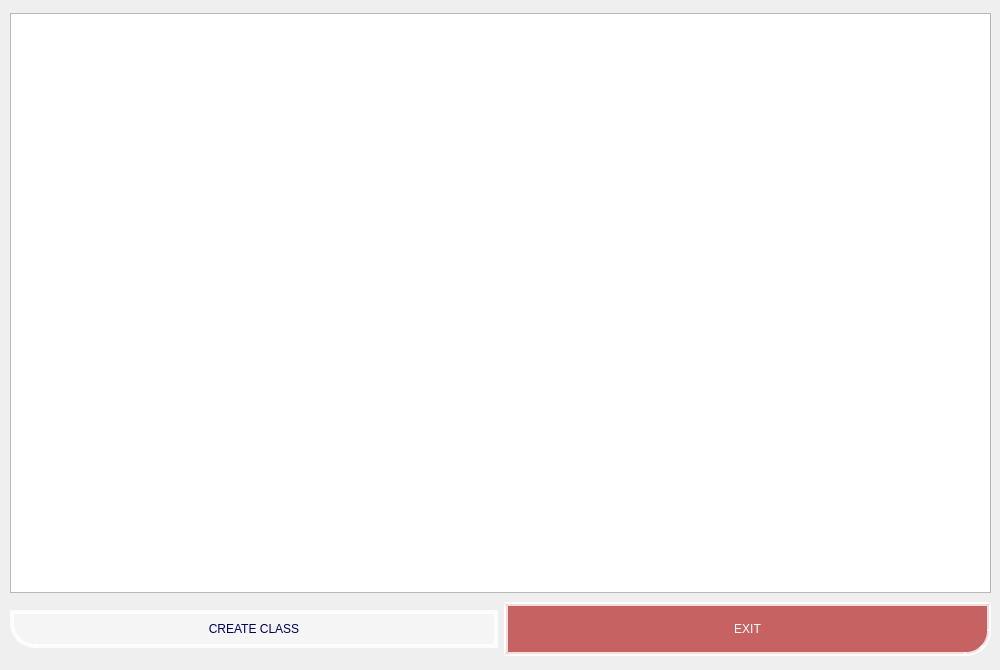
    <widget class="QWidget" name="tab_ManageClasses">
     <attribute name="title">
      <string>MANAGE CLASSES</string>
     </attribute>
     <widget class="QWidget" name="verticalLayoutWidget_2">
      <property name="geometry">
       <rect>
        <x>10</x>
        <y>10</y>
        <width>981</width>
        <height>651</height>
       </rect>
      </property>
      <layout class="QVBoxLayout" name="verticalLayout_2">
       <item>
        <widget class="QTableWidget" name="tableWidget_Classes">
         <property name="minimumSize">
          <size>
           <width>0</width>
           <height>560</height>
          </size>
         </property>
         <property name="maximumSize">
          <size>
           <width>16777215</width>
           <height>580</height>
          </size>
         </property>
         <property name="styleSheet">
          <string notr="true">    QHeaderView::section {
        background-color: rgb(0, 0, 90);  /* 🔥 Màu xanh đậm */
        color: white;  /* 🔥 Chữ màu trắng để dễ đọc */
        font-weight: bold;
        padding: 4px;
    }</string>
         </property>
        </widget>
       </item>
       <item>
        <layout class="QHBoxLayout" name="horizontalLayout_2">
         <item>
          <widget class="QPushButton" name="pushButton_CreateClass">
           <property name="styleSheet">
            <string notr="true">QPushButton {
    font: 5000 14pt &quot;Arial&quot;; /* Font Arial Black, size 12 */
    background-color: rgba(255,255,255,100); /* Màu nền đỏ đậm */
    color: rgb(0,0,90); /* Màu chữ trắng */
    border-top-left-radius: 0px;
    border-bottom-left-radius: 25px;
    border-top-right-radius: 0px;
    border-bottom-right-radius: 0px;
	padding: 8px; /* Khoảng cách giữa chữ và viền */
    border: 4px solid rgba(255, 255,255, 200); /* Viền đỏ đậm */
    box-shadow: 3px 3px 8px rgba(0, 0, 0, 100); /* Đổ bóng */
}

QPushButton:hover {
    background-color: rgb(0,0,90); /* Màu sáng hơn khi hover */
	color: rgb(255,255,255);
}

QPushButton:pressed {
    background-color: rgb(0, 0,9); /* Màu tối hơn khi nhấn */
	color: rgb(255,255,255);
    box-shadow: 1px 1px 5px rgba(0, 0, 0, 150); /* Giảm bóng khi nhấn */
}</string>
           </property>
           <property name="text">
            <string>CREATE CLASS</string>
           </property>
          </widget>
         </item>
         <item>
          <widget class="QPushButton" name="pushButton_exit_3">
           <property name="maximumSize">
            <size>
             <width>16777215</width>
             <height>54</height>
            </size>
           </property>
           <property name="styleSheet">
            <string notr="true">QPushButton {
    font: 5000 16pt &quot;Arial&quot;; /* Font Arial Black, size 12 */
    background-color: rgba(170,0,0,150); /* Màu nền đỏ đậm */
    color: rgb(255,255,255); /* Màu chữ trắng */
    border-top-left-radius: 0px;
    border-bottom-left-radius: 0px;
    border-top-right-radius: 0px;
    border-bottom-right-radius: 25px;
    padding: 8px; /* Khoảng cách giữa chữ và viền */
    border: 4px solid rgba(255, 255,255, 200); /* Viền đỏ đậm */
    box-shadow: 3px 3px 8px rgba(0, 0, 0, 100); /* Đổ bóng */
}

QPushButton:hover {
    background-color: rgb(170,0,0); /* Màu sáng hơn khi hover */
	color: rgb(255,255,255);
}

QPushButton:pressed {
    background-color: rgb(112,0,0); /* Màu tối hơn khi nhấn */
	color: rgb(255,255,255);
    box-shadow: 1px 1px 5px rgba(0, 0, 0, 150); /* Giảm bóng khi nhấn */
}</string>
           </property>
           <property name="text">
            <string>EXIT</string>
           </property>
          </widget>
         </item>
        </layout>
       </item>
      </layout>
     </widget>
    </widget>
